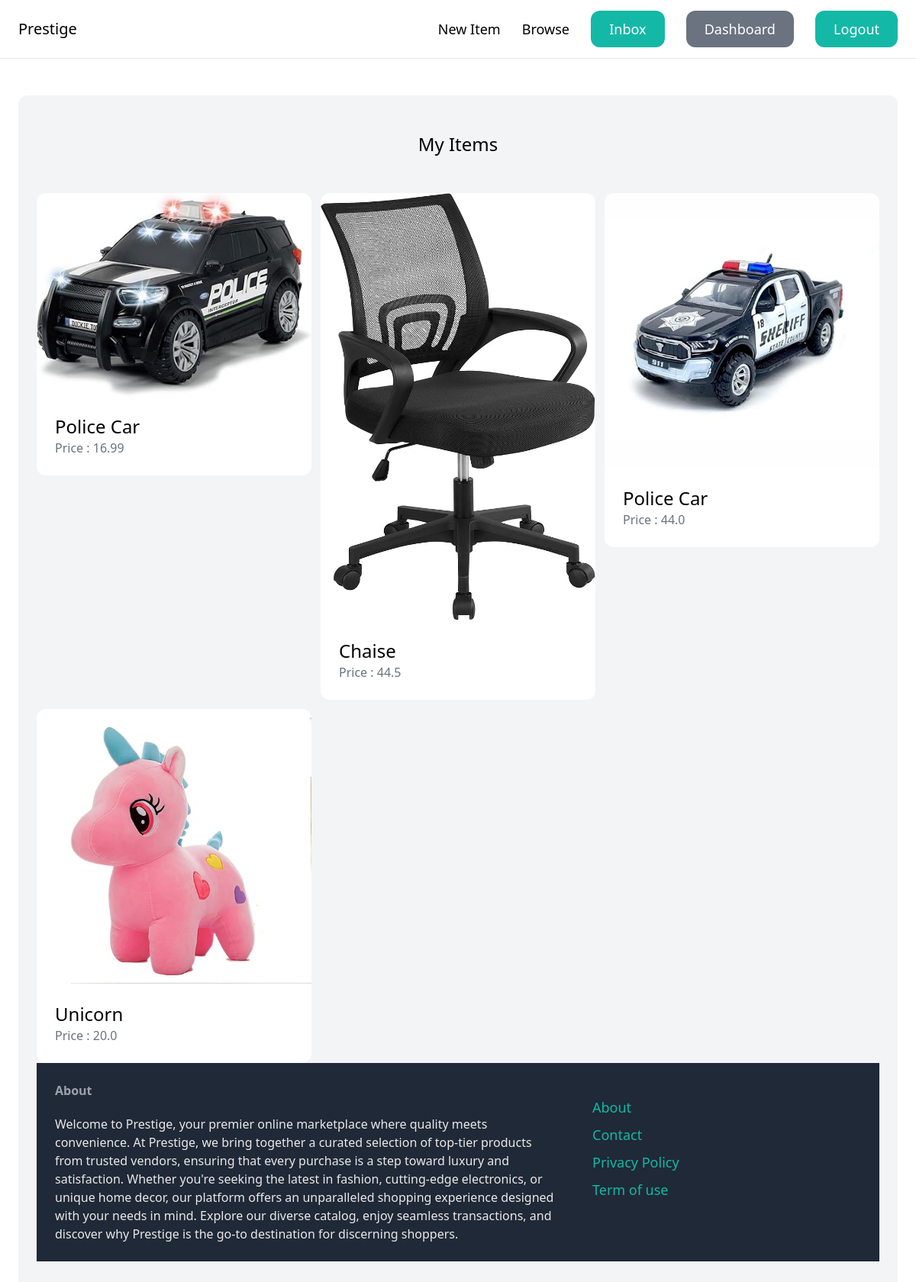
Screenshot of /dashboard/dashboard/ (signed in) with the database file from the repository.
### item/models.py (models this page shows, shortened)
class Item (models.Model):
    category=models.ForeignKey(Category, related_name='items', on_delete=models.CASCADE)
    name=models.CharField(max_length=255)
    description = models.TextField(blank=True, null=True)
    price = models.FloatField()
    image= models.ImageField(upload_to='item_image', blank=True, null=True)
    is_sold = models.BooleanField(default=False)
    created_by  = models.ForeignKey(User, related_name='items', on_delete=models.CASCADE)
    created_at = models.DateTimeField(auto_now_add=True)

### dashboard/views.py (the view)
# urls.py: path('dashboard/', views.my_dashboard, name='dashboard')  ,
def my_dashboard(request):
    items = Item.objects.filter(created_by=request.user)
    return  render(request, 'dashboard/my_dashboard.html',{
        'items':items
    })

### templates/dashboard/my_dashboard.html (shortened to what this page needs)
{% extends 'core/base.html' %}
{% block content %}
    <div class="mt-6 px-6 py-12 bg-gray-100 rounded-xl">
        <h2 class="mb-12 text-2xl text-center">My Items</h2>
        <div class="grid grid-cols-3 gap-3">
            {% for item in items %}
                <div>
                    <a href="{% url 'item:detail' item.id %}">
                        <div>
                            <img src="{{ item.image.url}}" class="rounded-t-xl">
                        </div>
                        <div class="p-6 bg-white rounded-b-xl">
                            <h2 class="text-2xl">{{ item.name }}</h2>
                            <p class="text-gray-500"> Price : {{ item.price }}</p>
                        </div>
                    </a>
                </div>
            {% endfor %}
{% endblock %}

### rows the page displays
Item: image (picture), name "Police Car", price "16.99"
Item: image (picture), name "Chaise", price "44.5"
Item: image (picture), name "Police Car", price "44.0"
Item: image (picture), name "Unicorn", price "20.0"
